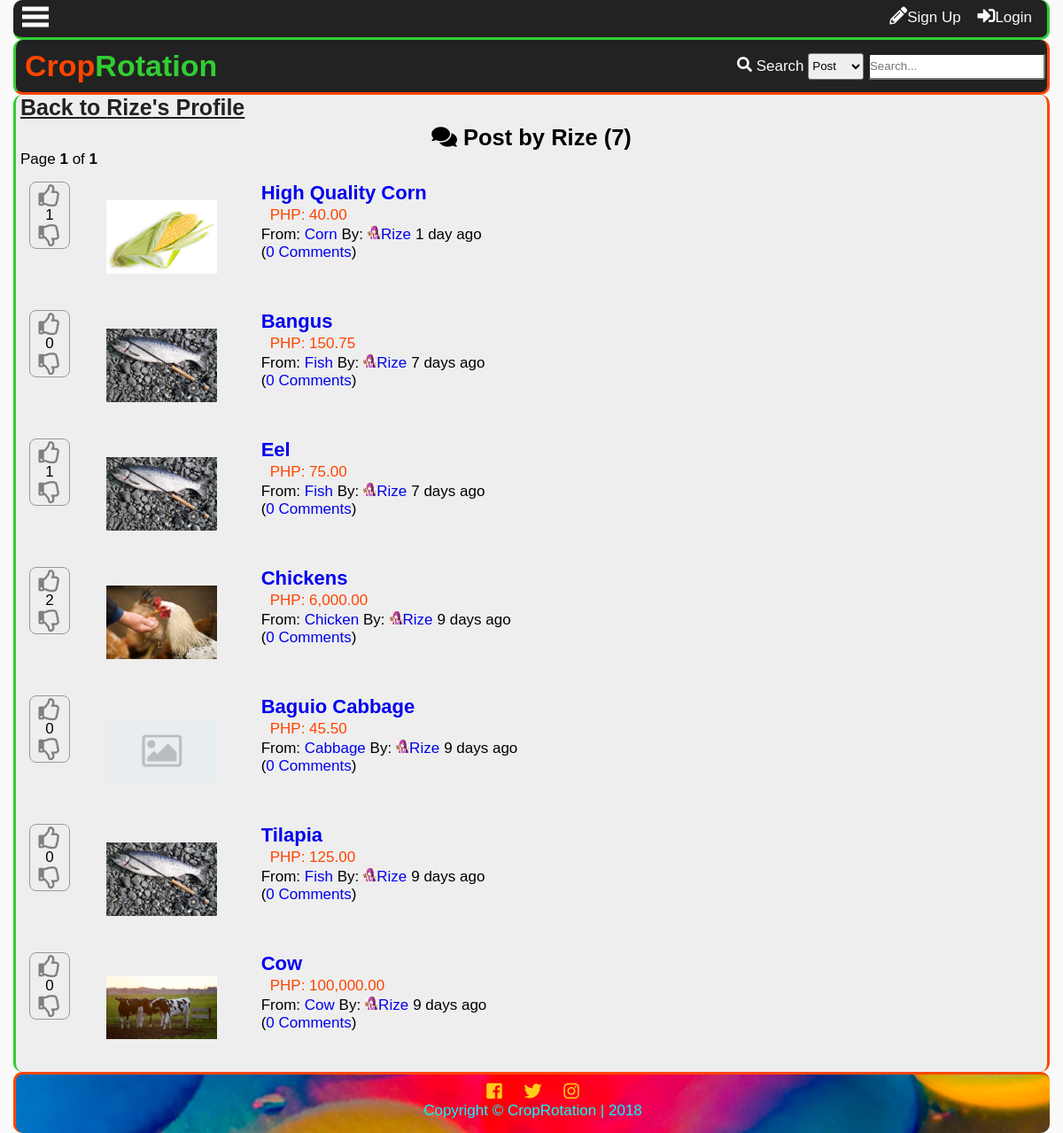
Page /profilepost.php?name=Rize on the earlier database version.
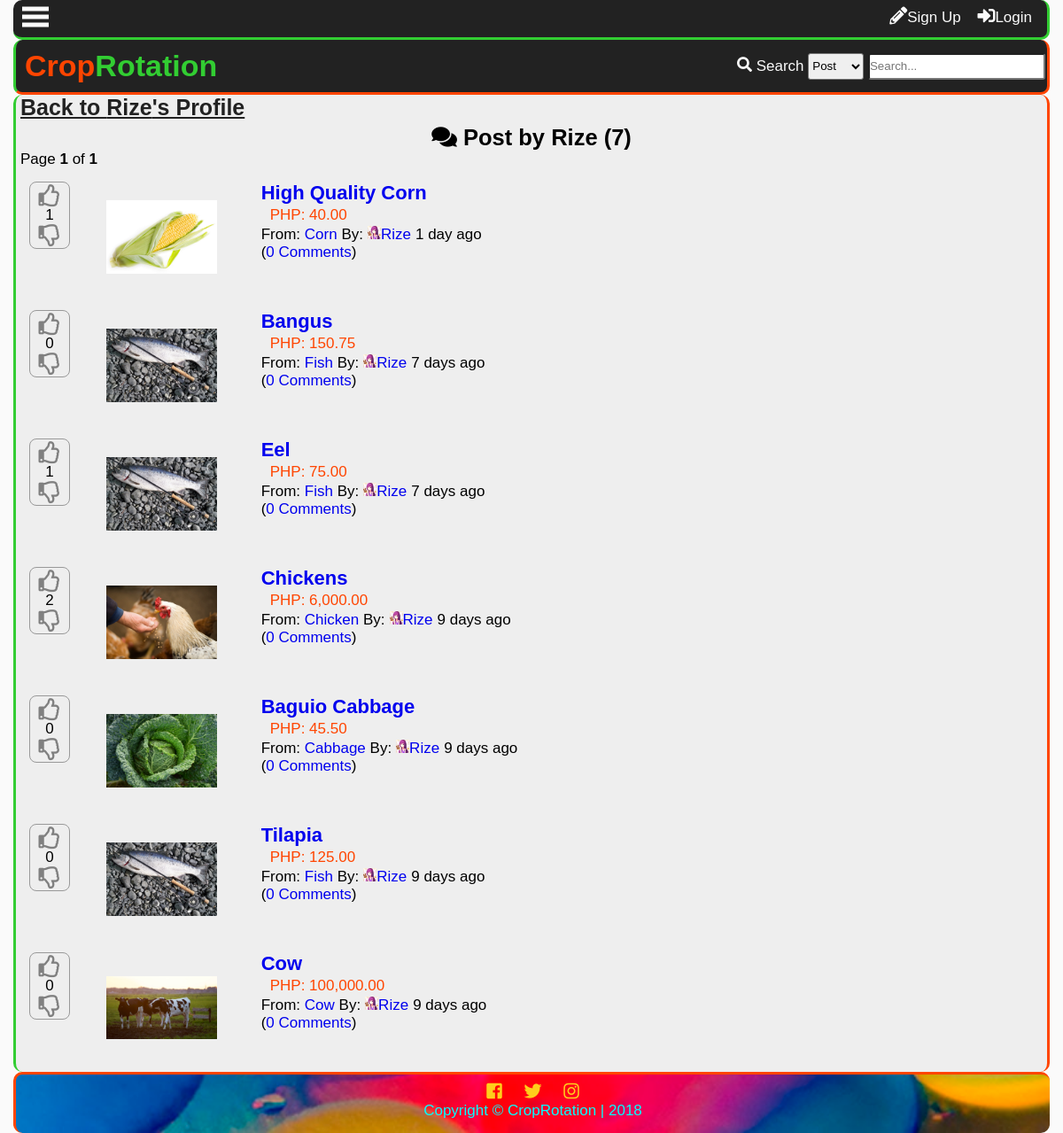
Same page on the later database version.
### tables this page shows
CREATE TABLE `tblpost` (
  `postid` int(11) NOT NULL,
  `forumid` int(11) NOT NULL,
  `title` varchar(150) NOT NULL,
  `datecreated` datetime DEFAULT NULL,
  `description` text NOT NULL,
  `price` decimal(10,2) NOT NULL,
  `img` varchar(150) NOT NULL,
  `starter` int(11) NOT NULL,
  `score` int(11) NOT NULL,
  `views` int(11) NOT NULL,
  `comments` int(11) NOT NULL
);

CREATE TABLE `tblforum` (
  `forumid` int(11) NOT NULL,
  `title` varchar(100) NOT NULL,
  `name` varchar(100) NOT NULL,
  `datecreated` datetime DEFAULT NULL,
  `description` varchar(255) NOT NULL,
  `creator` int(11) NOT NULL,
  `views` int(11) NOT NULL,
  `subscriber` int(11) NOT NULL
);

CREATE TABLE `tbluser` (
  `userid` int(11) NOT NULL,
  `username` varchar(100) NOT NULL,
  `password` varchar(100) NOT NULL,
  `firstname` varchar(100) NOT NULL,
  `middlename` varchar(100) NOT NULL,
  `lastname` varchar(100) NOT NULL,
  `birthday` varchar(20) NOT NULL,
  `datecreated` timestamp NOT NULL DEFAULT '0000-00-00 00:00:00',
  `email` varchar(100) NOT NULL,
  `website` varchar(255) NOT NULL,
  `location` varchar(255) NOT NULL,
  `usertypeid` int(11) NOT NULL,
  `access` int(11) NOT NULL,
  `imgname` varchar(100) NOT NULL,
  `imgtype` varchar(100) NOT NULL,
  `imgpath` varchar(200) NOT NULL,
  `bio` text NOT NULL,
  `is_show_email` tinyint(1) NOT NULL,
  `gender` int(11) NOT NULL,
  `lastupdate` timestamp NOT NULL DEFAULT '0000-00-00 00:00:00',
  `lastonline` timestamp NOT NULL DEFAULT '0000-00-00 00:00:00',
  `profileviews` int(11) NOT NULL
);

### profilepost.php (the view, shortened to what this page needs)
<?php
include'functions.php';
require_once'connection.php';
$name=$_GET['name'];
?>
<!DOCTYPE html>
<html lang="en">
<head>
    <link rel="stylesheet" href="css/style.css">
  	<link rel="stylesheet" href="css/fontawesome-all.css">
</head>
<body>
	<div class="main-container">
	<?php
		addheader();
	?>
		<div class="other-content">
			<h1><a class="btp" href="profile.php?name=<?php echo $name ?>">Back to <?php echo $name ?>'s Profile</a></h1>
<ul id="forum-list">
<?php
$sql="SELECT userid FROM tbluser WHERE username='$name'";
$result=$conn->query($sql);
$row=$result->fetch_object();
$rid=$row->userid;
$sql = "SELECT postid FROM tblpost
	LEFT JOIN tblforum
		ON tblpost.forumid = tblforum.forumid
	LEFT JOIN tbluser
		ON userid = starter
	WHERE starter='$rid'
	ORDER BY postid DESC";
$result=$conn->query($sql);
$rows=$result->num_rows;
$page_rows = 25;
$last = ceil($rows/$page_rows);
$pagenum = 1;
$limit = 'LIMIT ' .($pagenum - 1) * $page_rows .',' .$page_rows;
$sql = "SELECT postid,tblpost.forumid,name,imgpath,tblpost.title,tblpost.datecreated,username,img,price,comments,score FROM tblpost
	LEFT JOIN tblforum
		ON tblpost.forumid = tblforum.forumid
	LEFT JOIN tbluser
		ON userid = starter
	WHERE starter='$rid'
	ORDER BY postid DESC
	$limit";
	$result = $conn->query($sql);
$textline1 = "<i class='fas fa-comments'></i> Post by ".$_GET['name']." (<b>$rows</b>)";
$textline2 = "Page <b>$pagenum</b> of <b>$last</b>";
$paginationCtrls = '';
 echo'<h2>  '.$textline1.'</h2>
  <p>  '.$textline2.' </p>
  <div id="pagination_controls"> '.$paginationCtrls.'</div>';
	while($row=$result->fetch_object()){
		$id = $row->postid;
		$forumid = $row->forumid;
		$forum = $row->name;
		$ptitle = $row->title;
		$name = $row->username;
		$comments = $row->comments;
		$date = $row->datecreated;
		$score = $row->score;
		$flair= $row->imgpath;
		$pimg=$row->img;
		if(!$pimg){
			$pimg='img/noimage.png';
		}
		$price = $row->price;
		echo '<li value="'.$id.'">
 		<div class="forum-post-grid">';
 		if(isset($_SESSION['id'])){
		$sql2 = "SELECT upvoteid FROM tblupvotepost WHERE user='$uid' and post='$id'";
		$result2 = $conn->query($sql2);
		$upvote = $result2->num_rows;
		$sql3 = "SELECT downvoteid FROM tbldownvotepost WHERE user='$uid' and post='$id'";
		$result3 = $conn->query($sql3);
		$downvote = $result3->num_rows;
 		echo'
 		<div class="vote">';
 			if(!$upvote){
 			echo'<div id="up-'.$id.'" style="color:gray;" value="'.$id.'" onclick="upvotepost(this)" class="upvote"><i class="far fa-thumbs-up"></i></div>';
 			}else{
 			echo'<div id="up-'.$id.'" style="color:orangered;" value="'.$id.'" onclick="upvotepost(this)" class="upvote"><i class="far fa-thumbs-up"></i></div>';
 			}
 			if($score<0){
 				$score=0;
 			}
			echo'
			<div id="score-'.$id.'">'.$score.'</div>';
			if(!$downvote){
			echo'
			<div id="down-'.$id.'" style="color:gray;" value="'.$id.'" onclick="downvotepost(this)" class="downvote"><i class="far fa-thumbs-down"></i>
			</div>';
			}else{
			echo'
			<div id="down-'.$id.'" style="color:blue;" value="'.$id.'" onclick="downvotepost(this)" class="downvote"><i class="far fa-thumbs-down"></i>
			</div>';
			}
			echo'
		</div>';
		}else{
			echo'
		<div class="vote">
 			<div class="upvote" style="color:gray;" onclick="showlogin()">
			<i class="far fa-thumbs-up"></i>
			</div>';
 			if($score<0){
 				$score=0;
 			}
			echo'<div>'.$score.'</div>
			<div class="downvote" style="color:gray;" onclick="showlogin()">
			<i class="far fa-thumbs-down"></i>
		</div>
		</div>';
		}
		echo '<div class="post-image">
			<img src='.$pimg.'>
		</div>';
		echo'<div class="post-right">
		<p class="main-forum-title"><a href="reply.php?id='.$forumid.'&thread='.$id.'">'.$ptitle.'</a></p>';
		echo'<div class="price">PHP: '.number_format($price,2).'</div>';
		echo'<div class="second-line">
			<div class="from">
				From: <a href="forums.php?id='.$forumid.'">
				'.$forum.'</a> By:
			</div>
			<div class="by">
				<a href="profile.php?name='.$name.'">
				<p><div class="flair">
					<img src="'.$flair.'">
				</div>'.$name.'</a>
			</div>
			<div class="when">
				'.time_elapsed_string($date).'
			</div>
		</div>
		<div class="com">
			<p>(<a href="reply.php?id='.$forumid.'&thread='.$id.'">'.$comments.' Comments</a>)</p>
		</div>
		</div>
		</div>
		</li>';
	}
?>
			</ul>
		</div>
		<?php
			addfooter();
		?>
	</div>
</body>
</html>

### functions.php (shortened to what this page needs)
<?php
function addheader(){
	echo'<header id="main-header">
			<div class="grid-header">
				<div class="box1">
					<h1 id="header-text"><a href="index.php"><span id="first-text">Crop</span><span id="second-text">Rotation</span></a></h1>
				</div>
				<div class="box2">';
						search_function();
				echo'</div>
				<div class="modal2">
				</div>
				<div id="search-dropdown">
				</div>
			</div>
		</header>
		<div class="subheader">
			<div class="subgrid">
				<div class="svg">
					<p class="open-slide" onclick="openSlideMenu()">
						<svg width="30" height="30">
							<path d="M0,5 30,5" stroke="#fafafa" stroke-width="5"/>
							<path d="M0,14 30,14" stroke="#fafafa" stroke-width="5"/>
							<path d="M0,23 30,23" stroke="#fafafa" stroke-width="5"/>
						</svg>
					</p>
				</div>
				<div class="profile-grid">';
						session_button();
				echo'</div>
			</div>
		</div>
	';
}
function addfooter(){
	echo'<footer id="main-footer">
			<div class="container">
				<a target="_blank" title="Like us on Facebook" href="https://www.facebook.com/"><i class="fab fa-facebook-square"></i></a>
				<a target="_blank" title="Follow us on Twitter" href="https://twitter.com/"><i class="fab fa-twitter"></i></a>
				<a target="_blank" title="Follow us on Instagram" href="https://www.instagram.com/?hl=ens"><i class="fab fa-instagram"></i></a>
				<p>Copyright &copy; <span id="company">CropRotation</span> | 2018</p>
			</div>
		</footer>';
}
function time_elapsed_string($datetime, $full = false) {
    $now = new DateTime;
    $ago = new DateTime($datetime);
    $diff = $now->diff($ago);
    $string = array(
        'y' => 'year',
        'm' => 'month',
        'd' => 'day',
        'h' => 'hour',
        'i' => 'minute',
        's' => 'second',
    );
    foreach ($string as $k => &$v) {
        if ($diff->$k) {
            $v = $diff->$k . ' ' . $v . ($diff->$k > 1 ? 's' : '');
        } else {
            unset($string[$k]);
        }
    }
    if (!$full) $string = array_slice($string, 0, 1);
    return $string ? implode(', ', $string) . ' ago' : 'just now';
}
function session_button(){
	$conn = mysqli_connect ("localhost", "root", "", "itsproject");
	if(isset($_SESSION['id'])){
	$id=$_SESSION['id'];
		$sql="SELECT imgpath FROM tbluser WHERE userid=".$id."";
		$result=$conn->query($sql);
		$row=$result->fetch_object();
		$tn_image=$row->imgpath;
		if($tn_image==''){
			$tn_image='img/default.png';
		}
$sql="SELECT pmid FROM tblpm WHERE receiverid='$id' AND checked=0 GROUP BY senderid";
$result=$conn->query($sql);
$count=$result->num_rows;
		echo'<a class="button" title="Check your messages" href="inbox.php?name='.$_SESSION["name"].'"><i class="far fa-envelope"></i><span id="pmnum">'.$count.'</span></a>';
$sql="SELECT notifid FROM tblnotif
	WHERE receiverid='$id' and checked=0
	";
$result=$conn->query($sql);
$count=$result->num_rows;
		echo'<a class="button" id="notifbtn" title="Check your notifications" onclick="toggleNotif()""><i class="far fa-bell"></i><span id="notifnum">'.$count.'</span></a>
		<a class="button" href=profile.php?name='.$_SESSION['name'].'>
		'.$_SESSION["name"].'\'s Profile<div class="top-tn"><img src="'.$tn_image.'""></div></a>';
		echo'<div id="notifdrop">
		Notifications
		<ul>';
$sql="SELECT notifid,username,imgpath,receiverid,notifdate,notiftype,checked,details,details2 FROM tblnotif
	LEFT JOIN tbluser
		ON tblnotif.userid=tbluser.userid
	WHERE receiverid='$id'
	ORDER BY notifid DESC
	LIMIT 10";
$result=$conn->query($sql);
$count=$result->num_rows;
if($count==0){
	echo'<li>No notifications yet...</li>';
}else{
while($rows=$result->fetch_object())
{
$nid=$rows->notifid;
$uname=$rows->username;
$rid=$rows->receiverid;
$date=time_elapsed_string($rows->notifdate);
$type=$rows->notiftype;
$imgpath=$rows->imgpath;
$uname=$rows->username;
$details=$rows->details;
$details2=$rows->details2;
if(!$imgpath){
	$imgpath='img/default.png';
}
if($type==1){
	echo'<li><div class="comment-tn">
				<img src="'.$imgpath.'">
			</div> <a class="n1" href="profile.php?name='.$uname.'">'.$uname.'</a> <a class="n2" href="profile.php?name='.$_SESSION['name'].'#comment'.$details.'"> has commented on your profile '.$date.'</a></li>';
} else if($type==2){
	if ($details2==1){
	echo'<li><div class="comment-tn">
				<img src="'.$imgpath.'">
			</div>
			 <a class="n1" href="profile.php?name='.$uname.'">'.$uname.'</a> has sent a friend request '.$date.'<br>
		<div id="fr-'.$nid.'"><a class="fr-yes" onclick="friendyes(this)" value="'.$nid.'">Yes</a> <a class="fr-no" onclick="friendno(this)" value="'.$nid.'">No</a>
		</div>
		</li>';
	} else if($details2==2){
		echo'<li><div class="comment-tn">
				<img src="'.$imgpath.'">
			</div>
			 <a class="n1" href="profile.php?name='.$uname.'">'.$uname.'</a> has sent a friend request '.$date.'<br>
		<div id="fr-'.$nid.'">
			Request Accepted
		</div>
		</li>';
	} else if($details2==3){
		echo'<li><div class="comment-tn">
				<img src="'.$imgpath.'">
			</div>
			 <a class="n1" href="profile.php?name='.$uname.'">'.$uname.'</a> has sent a friend request '.$date.'<br>
		<div id="fr-'.$nid.'">
			Request Denied
		</div>
		</li>';
	}
}else if ($type==3){
	echo'<li><i class="fas fa-ban banned"></i> Sorry, your profile picture has been removed.<br>
	Please read the rules and guidelines.</li>';
}
}
}
		echo'<center><a id="seeallnotif" href="notification.php">See all notifications</a></center>
		</ul>
		</div>';
	}else{
		echo'<a href ="register.php" class="button"><i class="fas fa-pencil-alt"></i></i>Sign Up</a>
		<a id="modalBtn" class="button"><i class="fas fa-sign-in-alt"></i>Login</a>';
	}
}
function search_function(){
	echo'
		<form action="search.php" method="get">
			<i class="fas fa-search"></i>
			<label>Search</label>
			<select name="criteria" id="criteria">
				<option value="3">Post</option>
				<option value="1">Market</option>
				<option value="2">User</option>
			</select>
			<input type="text" onkeyup="searchdropdown()" required name="search-text" placeholder="Search..." id="search-text" autocomplete="off">
		</form>
	';
}

### css/style.css (style rules this page uses)
* { padding:0; margin:0; }
:root { --facebookblue:#4267b2; --twitterlogo:#00aced; --lightblue:#c0deed; --sunflower:#ffce1b; --orangered:#FF4500; --magenta:#ff00ff; --lime:#32CD32; --palegreen:#98fb98; --maroon:#800000; --blood-red:#8B0000; --cyan:#00ffff; --primary-color:#FF4500; --secondary-color:#FFAE42; --contrast: #32CD32; --secondary-contrast:#98fb98; --light-color:#fafafa; --dark-color:#222; --gray:#eee; --darkgray:#999; }
body { font-family:'Open-sans',sans-serif; font-size: 17px; background:var(--light-color); }
.main-container { display:grid; grid-template-areas: "subheader" "header" "showcase" "content" "footer"; margin:0px; padding:0 15px 0 15px; }
.container { padding:0 5px 0 5px; }
.subheader { grid-area:subheader; background: var(--dark-color); color:var(--light-color); border-right:3px solid var(--contrast); border-bottom:3px solid var(--contrast); border-radius: 10px; padding-bottom: 4px; }
.subgrid { display: grid; grid-template-columns: 1fr 4fr; grid-template-areas: "svg profile" }
.svg { grid-area: svg; padding-top: 5px }
.profile-grid { grid-area: profile; grid-column-start: right; padding: 8px; }
.profile-grid i { font-size:20px; }
.subheader p svg { padding-left: 10px }
.button { padding: 2px 5px; color:var(--light-color); border:0; margin-right: 4px; text-align: center; cursor:pointer; text-decoration: none; }
#main-header { grid-area:header; background: var(--dark-color); border-bottom: 3px solid var(--primary-color); border-left: 3px solid var(--contrast); border-right: 3px solid var(--primary-color); color:var(--light-color); border-radius: 10px; }
#highlight-text,#first-text { color:var(--primary-color); }
#second-text { color:var(--contrast); }
#header-text a { text-decoration: none; color:var(--light-color); }
.grid-header { display:grid; grid-template-columns: 2fr 3fr 1fr; grid-template-areas: "title nav login"; align-items:center; padding: 10px 0; }
.box1 { grid-area:title; }
.box2 { grid-area:login; grid-column-start: right; padding-right: 2px; }
#header-text { padding-left:10px; }
.box2 select { height: 30px; border-radius: 3px; }
.box2 input[type='text'] { height: 30px; width: 200px; border-radius: 3px; }
.other-content { box-sizing: border-box; padding-left:5px; padding-right: 5px; background: var(--gray); min-height:85vh; border-left: 3px solid var(--contrast); border-right: 3px solid var(--primary-color); border-radius: 10px; }
.other-content h1 { float:center; font-size: 25px; }
.other-content h2,.other-content h3 { text-align: center; margin-top: 5px; }
.btp { color:var(--dark-color); }
#forum-list li { list-style: none; padding: 10px; }
.main-forum-title { font-size: 22px; font-weight: bold; }
.forum-post-grid { display: grid; grid-template-columns: 1fr 2fr 10fr; grid-template-areas: "vote pimg post-right" }
.forum-post-grid a { text-decoration: none; }
.vote { grid-area: vote; width: 40px; height: 70px; text-align: center; border: 1px solid var(--darkgray); padding:2px; border-radius: 8px; }
.vote i { font-size: 25px; }
.upvote,.downvote { cursor: pointer; }
.post-image { grid-area: pimg; display: grid; align-items:center; overflow:hidden; width:125px; height:125px; margin-right: 5px; }
.post-image img { max-width: 100%; max-height: 100%; }
.post-right { grid-area: post-right; }
.price { padding:2px 10px; border-radius: 8px; color: var(--primary-color); }
.from,.by,.when { float:left; padding-right: 5px; }
.com { clear:both; float:left; }
.flair { display: inline-block; width: 15px; height: 15px; overflow:hidden; }
.flair img { max-width: 100%; }
#main-footer { grid-area:footer; background:url(../img/rainbow.jpg); background-position:center; background-size:cover; background-repeat:no-repeat; background-attachment: fixed; text-align: center; padding: 8px; color:var(--cyan); height: 50px; border-top: 3px solid var(--primary-color); border-left: 3px solid var(--primary-color); border-radius: 10px; }
#main-footer a { font-size: 20px; color: var(--sunflower); text-decoration: none; padding-left: 10px; padding-right: 10px; }

Differences in the rows shown:
changed tblpost "Baguio Cabbage": img: picture added in place of a placeholder
